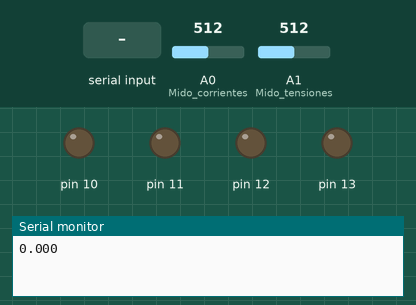
The sketch below on a simulated Arduino Uno, built with avr-gcc and run on an emulated ATmega328P. Parts: output pins drawn as LEDs (lit = HIGH), the last lines printed to the serial monitor. Inputs (shaded band) come from the test bench; at power-on: A0 (Mido_corrientes) = 512, A1 (Mido_tensiones) = 512.

Above: at 1.2 s.
1.3 s: "RE1\n" received over Serial
At 2.4 s:
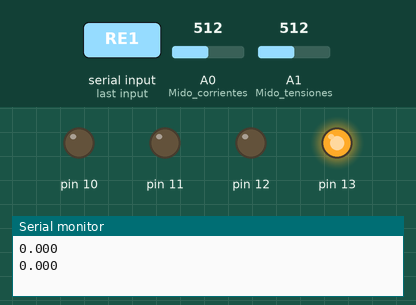
3.2 s: "RE2\n" received over Serial
At 4.0 s:
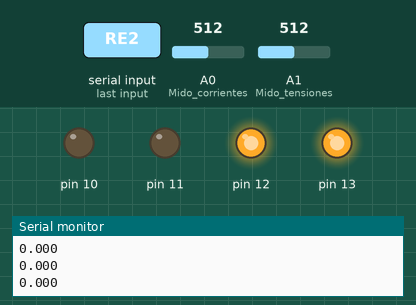
5.0 s: "RE3\n" received over Serial
At 5.6 s:
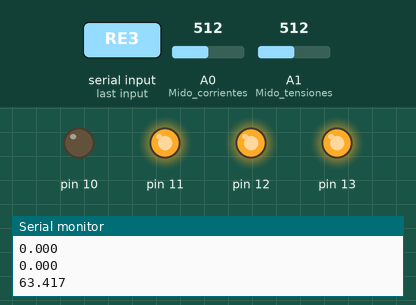
6.8 s: "RE4\n" received over Serial
At 8.2 s:
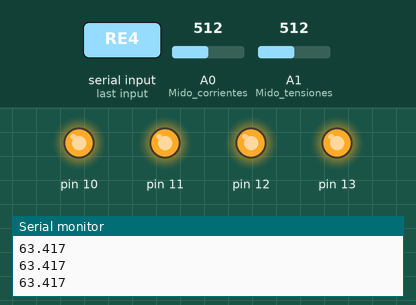
8.5 s: "RE1\n" received over Serial
At 10.0 s:
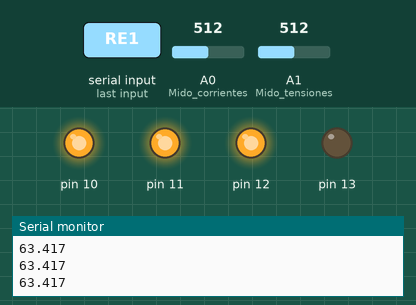
10.3 s: "RE2\n" received over Serial
At 11.6 s:
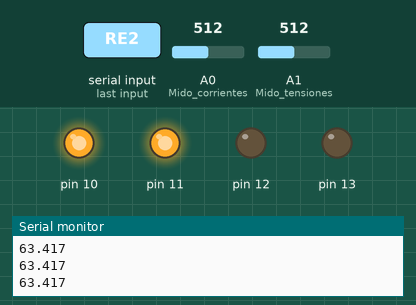
Timing chart, 0 to 13.1 s (numbered marks = the images above; inputs shaded):
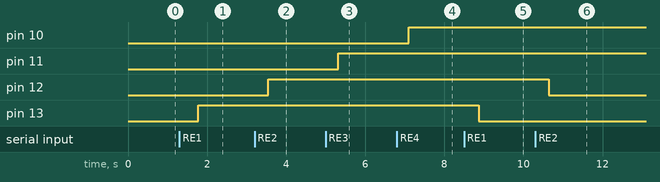

The sketch:

Version_1_2.ino
```cpp
//Declaraciones de variables
struct Rele {
  int pin;
  bool Encendido = true;
  String corriente, Potencia;
};
String Cadena = "";
Rele rele[4];
bool Tension = true;
float lectura = 0, valor_inst = 0, value = 0, voltage, ki = 0.1470588 /*5/34*/, kv = 68.86270491 /* 55 * 611 / (8 * 51)*/;
int i, numero_muestrasAC = 6000, Estado = 4, contador = 0;
/*Sincronismo mediante la variable Estado, está me define que dato envio a labview:
0 I1,
1 I2
2 I3
3 I4
4 Tensión
*/
//Inicialización del programa//

void setup() {
  Serial.begin(115200);
  pinMode(A0, INPUT);  //Mido corrientes
  pinMode(A1, INPUT);  //Mido tensiones
  for (i = 0; i < 4; i++) {
    rele[i].pin = 13 - i;
    pinMode(rele[i].pin, OUTPUT);
    digitalWrite(rele[i].pin, LOW);
  }
}

// Programa Principal//

void loop() {
  lectura_tensionAC();          //Habla
  while (Serial.available()) {  //Escucha
    char c = Serial.read();
    if (c == '\n') {
      procesarCadena(Cadena);
      Cadena = "";
    } else {
      Cadena += c;
    }
  }
}
//Funciones utilizadas//
/*------------------------------------------
Habla
------------------------------------------*/
void lectura_tensionAC() {
  String Enviar = "";  // Inicializo para enviar al Lab View
  lectura = 0;         // Destinado a la obtención de los ADC
  valor_inst = 0;      // Valor requerido
  for (i = 0; i < numero_muestrasAC; i++) {
    if (contador < Estado) {
      lectura = analogRead(A0);
    } else {
      lectura = analogRead(A1);
    }
    valor_inst = lectura * lectura + valor_inst;
    delayMicroseconds(17);  //Periodo de muestreo optimo, para despreciar el tiempo de muestreo necesario
  }
  valor_inst /= numero_muestrasAC;
  value = sqrt(valor_inst);  //Variable global con la información necesaria
  if (contador < Estado) {   //Sincronismo mediante la variable Estado, está me define que dato envio a labview.
    value = value * ki;
    rele[contador].corriente = String(value * 5 / 1023, 3);  //Solo si lo solicitan, lo presentamos, si no solo la potencia
    rele[contador].Potencia = String(value * 5 * voltage / 1023, 3);
    Serial.println(rele[contador].Potencia);
    contador++;
  } else {
    value = value * kv;
    voltage = value * 5 / 1023;
    contador = 0;
  }
  switch (contador) {  // Aprovecho el Multiplexor con A0:
    case 0:
      {
        digitalWrite(7, LOW);
        digitalWrite(6, LOW);
      }
      break;
    case 1:
      {
        digitalWrite(7, HIGH);
        digitalWrite(6, LOW);
      }
      break;
    case 2:
      {
        digitalWrite(7, LOW);
        digitalWrite(6, HIGH);
      }
      break;
    case 3:
      {
        digitalWrite(7, HIGH);
        digitalWrite(6, HIGH);
      }
      break;
  }
}
/*------------------------------------------
Escucha
------------------------------------------*/
void procesarCadena(String texto) {
  int inicio = 0;
  int coma = texto.indexOf(',');
  while (coma != -1) {
    String comando = texto.substring(inicio, coma);
    ejecutar(comando);
    inicio = coma + 1;
    coma = texto.indexOf(',', inicio);
  }
  ejecutar(texto.substring(inicio));  // Último comando si no termina en coma
}
void ejecutar(String comando) {  //Uso Los RE para comandar los cambios, los RA me los deja de forma constante
  if (comando == "RE1") {
    digitalWrite(rele[0].pin, rele[0].Encendido);
    rele[0].Encendido = !rele[0].Encendido;
  }
  if (comando == "RE2") {
    digitalWrite(rele[1].pin, rele[1].Encendido);
    rele[1].Encendido = !rele[1].Encendido;
  }
  if (comando == "RE3") {
    digitalWrite(rele[2].pin, rele[2].Encendido);
    rele[2].Encendido = !rele[2].Encendido;
  }
  if (comando == "RE4") {
    digitalWrite(rele[3].pin, rele[3].Encendido);
    rele[3].Encendido = !rele[3].Encendido;
  }
}
```

Measured:
- after the input at 1.3 s, pin 13: LOW → HIGH after 0.47 s
- after the input at 3.2 s, pin 12: LOW → HIGH after 0.35 s
- after the input at 5.0 s, pin 11: LOW → HIGH after 0.32 s
- after the input at 6.8 s, pin 10: LOW → HIGH after 0.29 s
- after the input at 8.5 s, pin 13: HIGH → LOW after 0.37 s
- after the input at 10.3 s, pin 12: HIGH → LOW after 0.34 s
